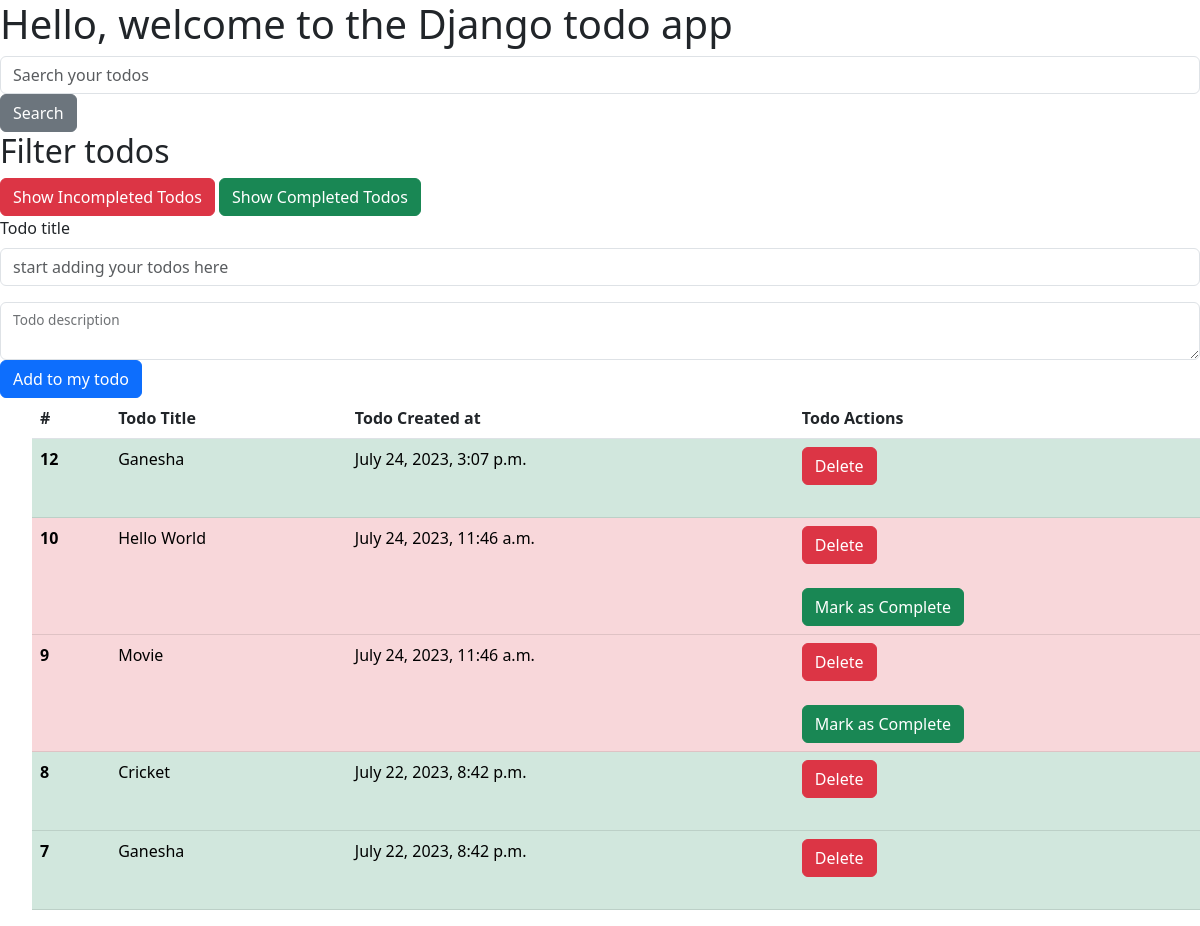
The page /todos/list/ on the database its author committed.
### todo_app/models.py (models this page shows)
class Todo(models.Model):
    title = models.CharField(max_length=100, default="")
    description = models.TextField(default="")
    completed = models.BooleanField(default=False)
    created_at = models.DateTimeField(auto_now_add=True)
    updated_at = models.DateTimeField(auto_now_add=True)

### todo_app/views.py (the view)
# urls.py: path('list/', views.list_view, name="todo_list_view"),
def list_view(request):
    search_string = request.GET.get('search', "")
    status = request.GET.get('status', "")
    todo_list = Todo.objects.all().order_by("-created_at")
    if search_string != "":
        todo_list = todo_list.filter(title__icontains=search_string)
    if status!="":
        todo_list = todo_list.filter(completed=status)
    data = {
        "todo_list": todo_list
    }
    return render(request, "list.html", context=data)

### todo_app/templates/list.html (shortened to what this page needs)
<!doctype html>
<html lang="en">
  <head>
    <link href="https://cdn.jsdelivr.net/npm/bootstrap@5.3.0/dist/css/bootstrap.min.css" rel="stylesheet">
  </head>
  <body>
    <h1>Hello, welcome to the Django todo app</h1>
    <form method="GET" action="{% url 'todo_list_view' %}">
      <input type="text" class="form-control" id="search" placeholder="Saerch your todos" name="search">
      <button type="submit" class="btn btn-secondary">Search</button>
    </form>
    <h2>Filter todos</h2>
    <form method="GET" action="{% url 'todo_list_view' %}">
    <a class="btn btn-danger" href="/todos/list?status=0">Show Incompleted Todos</a>
    <a class="btn btn-success" href="/todos/list?status=1">Show Completed Todos</a>
    </form>
    <form method="POST" action="{% url 'todo_create_view' %}">
        <div class="mb-3">
          <label for="todoTitle" class="form-label">Todo title</label>
          <input type="text" class="form-control" id="todoTitle" placeholder="start adding your todos here" name="todoTitle">
        </div>
        <div class="form-floating">
            <textarea class="form-control" id="todoDescription" name="todoDescription"></textarea>
            <label for="todoDescription">Todo description</label>
        </div>
        <button type="submit" class="btn btn-primary">Add to my todo</button>
      </form>
      <ul>
          <table class="table">
            <thead>
              <tr>
                <th scope="col">#</th>
                <th scope="col">Todo Title</th>
                <th scope="col">Todo Created at</th>
                <th scope="col">Todo Actions</th>
              </tr>
            </thead>
            <tbody>
        {% for todo in todo_list %}
              <tr class="{% if todo.completed == True %}
              table-success
              {% else %}
              table-danger
              {% endif %}">
                <th scope="row">{{todo.id}}</th>
                <td>{{todo.title}}</td>
                <td>{{todo.created_at}}</td>
                <td>
                  <form method="POST" action="{% url 'todo_delete_view' todo.id %}">
                    <button type="submit" class="btn btn-danger">Delete</button>
                  </form>
                  <br>
                  {% if todo.completed == False %}
                  <form method="POST" action="{% url 'todo_update_view' todo.id %}">
                    <button class="btn btn-success">Mark as Complete</button>
                  </form>
                  {% endif %}
                </td>
              </tr>
        {% endfor %}
            </tbody>
          </table>
      </ul>
  </body>
</html>

### rows shown on the page
Todo: id "12", title "Ganesha", created_at "July 24, 2023, 3:07 p.m."
Todo: id "10", title "Hello World", created_at "July 24, 2023, 11:46 a.m.", completed "Mark as Complete"
Todo: id "9", title "Movie", created_at "July 24, 2023, 11:46 a.m.", completed "Mark as Complete"
Todo: id "8", title "Cricket", created_at "July 22, 2023, 8:42 p.m."
Todo: id "7", title "Ganesha", created_at "July 22, 2023, 8:42 p.m."
